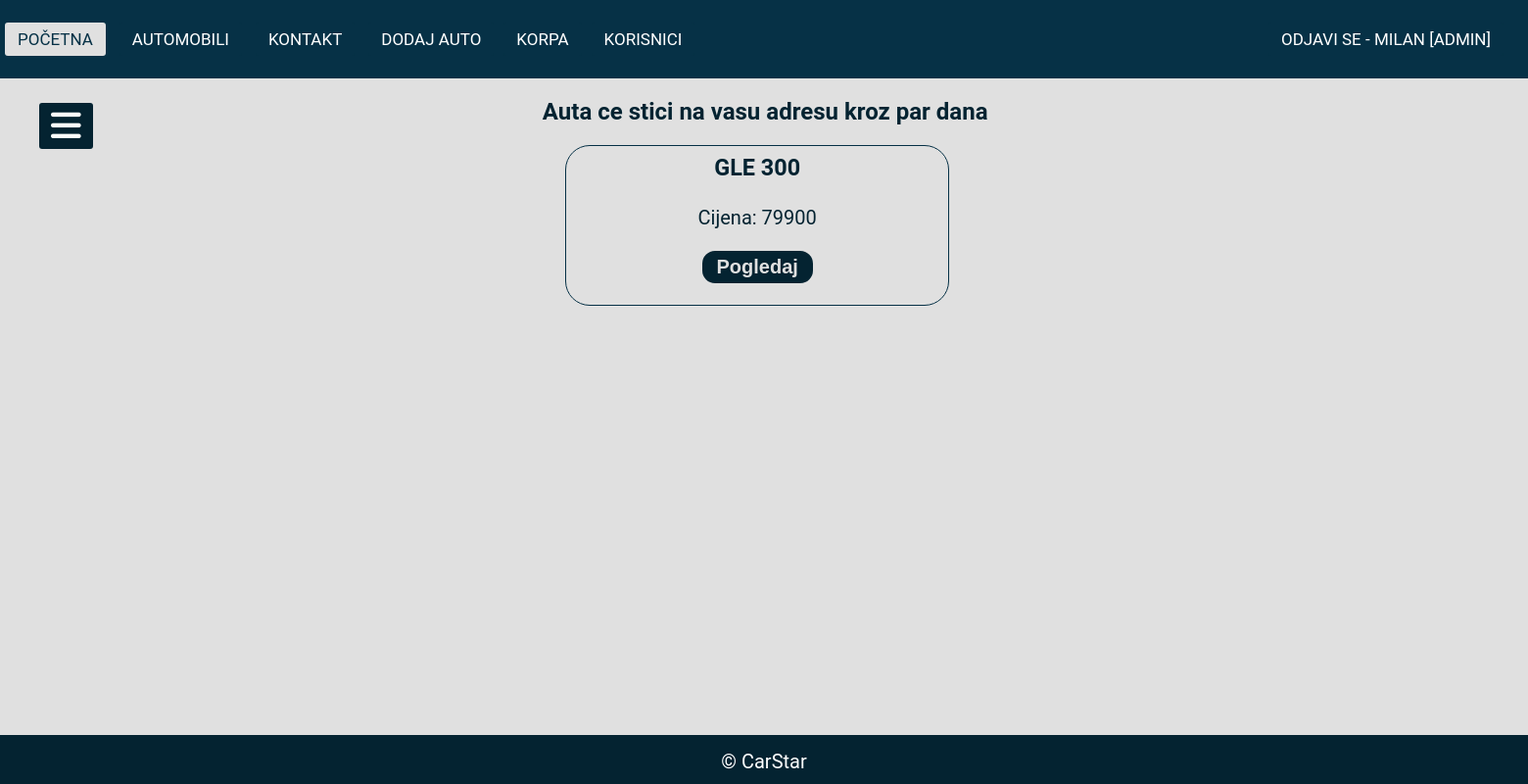
Screenshot of /korpa.php (signed in) with the database file from the repository.
### tables this page shows
CREATE TABLE `korisnik` (
  `korisnik_id` int(11) NOT NULL,
  `username` text NOT NULL,
  `password` text NOT NULL,
  `ime` text NOT NULL,
  `prezime` text NOT NULL,
  `email` text NOT NULL,
  `admin` int(1) NOT NULL
);

CREATE TABLE `porudzbina` (
  `porudzbina_id` int(11) NOT NULL,
  `korisnik_id` int(11) NOT NULL,
  `vozilo_id` int(11) NOT NULL
);

CREATE TABLE `auto` (
  `vozilo_id` int(11) NOT NULL,
  `marka` text NOT NULL,
  `model` text NOT NULL,
  `cijena` double NOT NULL,
  `godiste` int(4) NOT NULL,
  `karoserija` text NOT NULL,
  `gorivo` text NOT NULL,
  `lokacija` text NOT NULL
);

### korpa.php (the view)
<?php
	require_once("includes/header.php");
	require_once('includes/konekcija.php');
	if (isset($_SESSION["username"])) {
	$korisnik_id = $_SESSION["korisnik_id"];$admin = $USER["admin"];}else{$korisnik_id=0;$admin = 0;}
	$sql = "SELECT * FROM auto JOIN porudzbina ON auto.vozilo_id = porudzbina.vozilo_id JOIN korisnik ON korisnik.korisnik_id = porudzbina.korisnik_id WHERE porudzbina.korisnik_id = $korisnik_id";
	$result = $con->query($sql);
	echo "<form method='POST'>";
	echo "<div class='korpa'><h2>Auta ce stici na vasu adresu kroz par dana</h2></div>";
	while ($row = $result->fetch()) {
		echo "<div class='product'>
		<ul>
		<li>
		<div class='product2'>
		<h3>" . $row["model"] . "</h3>
		<p class='postavio'> Cijena: " . $row["cijena"] ."</p>";
		echo "<input class='pogledaj' formaction='pogledajstrana.php?id=" . $row["vozilo_id"] . "' type='submit' value='Pogledaj'>";
        echo "</div>
		</li>
		</ul>
		</div>
		";
	}echo "</form>";
?>
<?php
	require_once("includes/footer.php")
?>

### includes/header.php (shortened to what this page needs)
<!DOCTYPE html>
<?php
	require_once('konekcija.php');
	$stmt = $con->prepare('SELECT * FROM korisnik WHERE username=:username');
	$stmt->bindParam(":username", $_SESSION['username']);
	$stmt->execute();
	$USER = $stmt->fetch();
?>
<html lang="en" dir="ltr">
	<head>
		<link rel ="stylesheet" href="includes/style.css">
	</head>
	<body>
		<nav class="navBar">
			<ul class="prt1">
				<?php
					if (($USER["ime"] ?? '') != "") {
						if($USER["admin"]==1){echo "<li><a class='logo' href='includes/logout.php'>Odjavi se - " . $USER['ime'] .
							" [Admin]</a></li>";
							}else{
							echo "<li><a class='logo' href='includes/logout.php'>Odjavi se - " . $USER['ime'] .
							"</a></li>";
						}
						}else{
						echo "<li><a class='logo' href='loginstrana.php'>Login</a></li>";
					}
				?>
			</ul>
			<ul class="prt2">
				<li><a class="active" href="pocetna.php">Početna</a></li>
				<li><a href="auto.php">Automobili</a></li>
				<li><a href="kontakt.php">Kontakt</a></li>
				<?php
					if (($USER["ime"] ?? '') != "") {
						echo "<li><a href='dodajAuto.php'>Dodaj Auto</a></li>";
						echo "<li><a href='korpa.php'>Korpa</a></li>";
						if($USER["admin"]==1){
							echo "<li><a href='korisnici.php'>Korisnici</a></li>";
						}}else{echo "<li><a href='registracija.php'>Registruj se</a></li>";}
				?>
			</ul>
		</nav>
		<label for="check">
			<i class="fas fa-bars" id="btn"></i>
		</label>

### includes/style.css (style rules this page uses)
body { font-family: 'Roboto',sans-serif; background-color:#E0E0E0; }
* { margin:0; padding:0; list-style:none; text-decoration:none }
label #btn,label #cancel { position: absolute; cursor: pointer; background: #042331; border-radius: 3px; }
label #btn { left:40px; top:105px; font-size:35px; color:white; padding: 6px 12px; transition: all .5s; }
.navBar { background: #063146; height: 80px; width:100%; }
.navBar .prt1 { float:right; margin-right:20px; }
.navBar .prt1 li { display:inline-block; line-height:80px; margin: 0 5px; }
.navBar .prt1 li a { background:#063146; color:white; font-size:17px; padding: 7px 13px; border-radius:3px; text-transform:uppercase; }
.navBar .prt2 { float:left; margin-right:20px; }
.navBar .prt2 li { display:inline-block; line-height:80px; margin: 0 5px; }
.navBar .prt2 li a { color:white; background:#063146; font-size:17px; padding: 7px 13px; border-radius:3px; text-transform:uppercase; }
.navBar li a.active,.navBar li a:hover { background:#E0E0E0; color:#063146; transition: .5s; }
.product { position:relative; width:25%; overflow:hidden; font-size:20px; padding: 8px 0; left:37%; top:50%; margin-bottom:70px; text-align:center; border: 1px solid #063146; border-radius:25px;color:#042331; }
.product2 h3 { margin-bottom:25px; }
.pogledaj,.kupi { width:30%; background:none; border:2px solid #E0E0E0; border-radius:15px; color:#E0E0E0; background-color:#042331; padding:5px; font-size: 20px; font-weight: 700; cursor: pointer; margin: 20px 6px 12px 6px; }
.korpa { position:relative; top:10%; left:35.5%; margin-bottom:20px; color:#042331; margin-top:20px; }

### rows the page displays
korisnik: ime "MILAN"
porudzbina: vozilo.model "GLE 300", vozilo.cijena "79900"
